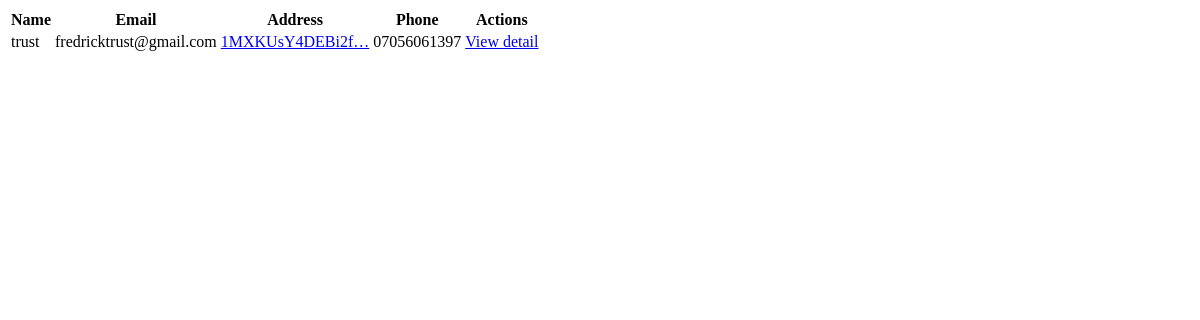
/btc-address/ (signed in), run on an earlier commit of the app's database.
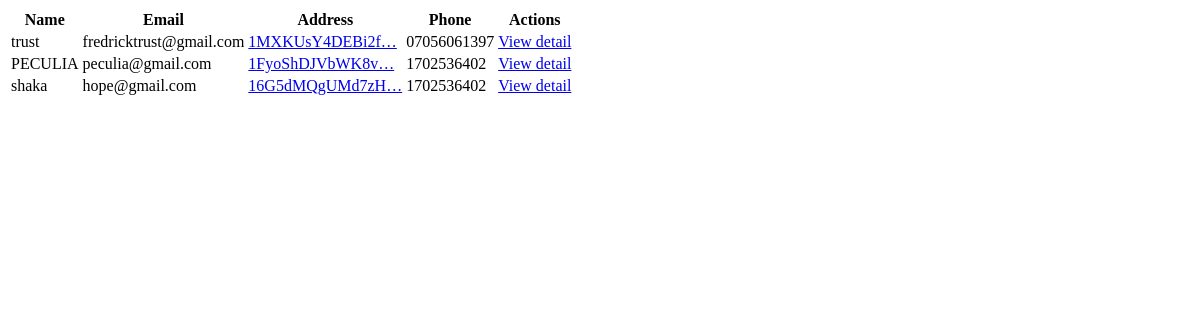
And on a later commit of the database.
### frontend/models.py (models this page shows, shortened)
class B_users(models.Model):
    fullName = models.CharField(max_length=100)
    email = models.EmailField()
    Btc_address = models.CharField(max_length=38, blank=True, null=True)
    phone_number = models.CharField(max_length=20)
    public_key = models.CharField(max_length=500, blank=True, null=True)
    private_key = models.CharField(max_length=500, blank=True, null=True)

### frontend/views.py (the view)
# urls.py: path('btc-address/', BitcoinAddressView.as_view(), name="btc-address"),
class BitcoinAddressView(LoginRequiredMixin, View):
    template_name = "frontend/btc_address.html"
    login_url = "login"
    def get(self, request, *args, **kwargs):
        q = request.GET.get("q")
        if q:
            context = {
                "btc_details": B_users.objects.filter(
                    Q(fullName__icontains=q) |
                    Q(Btc_address__icontains=q) |
                    Q(phone_number__icontains=q) |
                    Q(email__icontains=q)
                    )
            }
        else:
            context = {
                "btc_details": B_users.objects.all()
            }
        return render(request, self.template_name, context)

### frontend/templates/frontend/btc_address.html (shortened to what this page needs)
<table class="w-full whitespace-nowrap">
    <thead class="bg-black/60">
        <th class="text-left py-3 px-2 rounded-l-lg">Name</th>
        <th class="text-left py-3 px-2">Email</th>
        <th class="text-left py-3 px-2">Address</th>
        <th class="text-left py-3 px-2">Phone</th>
        <th class="text-left py-3 px-2 rounded-r-lg">Actions</th>
    </thead>
    {% for btc_detail in btc_details %}
    <tr class="border-b border-gray-700">
        <td class="py-3 px-2 font-semibold text-sm>
            <div class="inline-flex space-x-3 items-center">
                <span>{{ btc_detail.fullName }}</span>
        </td>
        <td class="py-3 px-2">{{ btc_detail.email }}</td>
        <td class="py-3 px-2"> <a href="https://www.blockchain.com/explorer/addresses/btc/{{ btc_detail.Btc_address }}" target="_blank" rel="noopener noreferrer">{{ btc_detail.Btc_address|truncatechars:15 }}</a></td>
        <td class="py-3 px-2">{{ btc_detail.phone_number }}</td>
        <td class="py-3 px-2">
            <div class="inline-flex items-center space-x-3">
                <a class="text-xs  bg-indigo-800 py-2 px-2 rounded-lg text-white font-semibold" href="{% url 'detail' btc_detail.fullName %}">View detail</a>
            </div>
        </td>
    </tr>
   {% endfor %}
</table>

What changed in the data, as far as the page shows it:
added B_users: fullName "PECULIA", email "peculia@gmail.com", Btc_address "1FyoShDJVbWK8v…", phone_number "1702536402"
added B_users: fullName "shaka", email "hope@gmail.com", Btc_address "16G5dMQgUMd7zH…", phone_number "1702536402"
